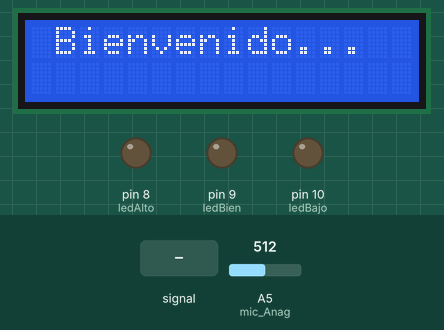
Simulated run of this sketch. Board: Arduino Uno, built with avr-gcc and run on an emulated ATmega328P. Shown: 16×2 character LCD, output pins drawn as LEDs (lit = HIGH). The inputs (shaded band) are chosen by the test bench; at power-on: A5 (mic_Anag) = 512. What the sketch prints to the serial monitor is not drawn.

Above: at 0.1 s.
At 2.1 s:
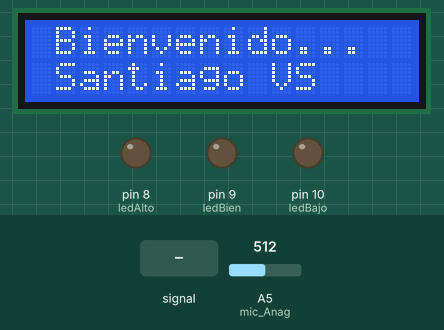
5.7 s: A5 (mic_Anag) fed a 200 Hz sine of ±81 counts around its level
7.8 s: A5 (mic_Anag) set to 716
At 9.3 s:
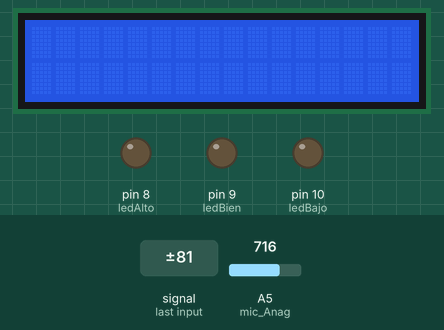
Timing chart, 0 to 16.8 s (numbered marks = the images above; inputs shaded):
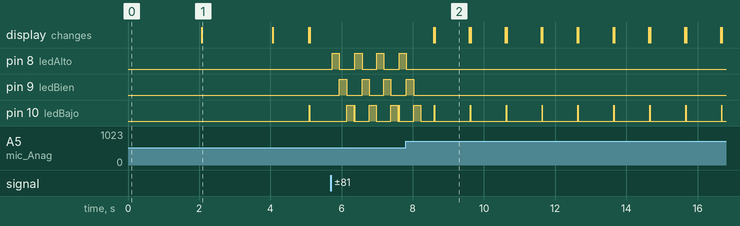

The sketch:

PruebaFuncional_Afinador.ino
```cpp
#define Eta 82.41
#define A 110.00
#define D 146.83
#define G 196.00
#define B 246.94
#define Era 329.63

#include <FreqMeasure.h> //Importar libreria para detectar frecuencias
/***/
#include <LiquidCrystal.h>    // importa libreria

//Conexion LCD
LiquidCrystal lcd(7, 6, 5, 4, 3, 2);  //Arduino// pines LCD RS, E, D4, D5, D6, D7 de modulo 1602A

float Hz = 0;

const int pinMicrophone = 13;
int mic_Anag = A5;
int Valor_Micro1 = 0;
int Valor_Micro2 = 0;
int count = 1;
int ledAlto = 8;
int ledBien = 9;
int ledBajo = 10;
String afinador;
int p1 = 0; //Se define la posicion para mostrar el LCD

float frecuencia = 0;
int count1 = 0;

void setup() {


  pinMode(pinMicrophone, INPUT);
  pinMode(ledAlto, OUTPUT);
  pinMode(ledBien, OUTPUT);
  pinMode(ledBajo, OUTPUT);

  lcd.begin(16, 2);//No.Columnas y Filas


  lcd.print(" Bienvenido...");
  lcd.setCursor(0, 1);
  delay(2000);

  lcd.print(" Santiago VS");
  lcd.setCursor(0, 2);
  delay(2000);

  lcd.clear();
 Serial.begin (9600);//Mostrar en monitor

  FreqMeasure.begin();
  //Muestra las ondas de sondio y acciona un Led


}

void loop() {

Valor_Micro1 = analogRead(mic_Anag);
  Serial.println (Valor_Micro1);
  delay(1);
  Valor_Micro2 = analogRead(mic_Anag);
  Serial.println (Valor_Micro2);
  delay(1);

  if (Valor_Micro2 - Valor_Micro1 > 1) {
    digitalWrite(ledAlto, HIGH);
    delay(200);
    digitalWrite(ledAlto, LOW);
  } if (Valor_Micro2 - Valor_Micro1 > 1){
    digitalWrite(ledBien, HIGH);
    delay(200);
    digitalWrite(ledBien, LOW);
  }if (Valor_Micro2 - Valor_Micro1 > 1){
    digitalWrite(ledBajo, HIGH);
    delay(200);
    digitalWrite(ledBajo, LOW);
  }


  count1 = count1 +1;
  if(count1 > 30){
  if (FreqMeasure.available()) {
    Hz = Hz + FreqMeasure.read();
    frecuencia = FreqMeasure.countToFrequency(Hz / count);

    //Afinar E.Sexta


      if (frecuencia < (163 - 2)) {
        lcd.print("E.sexta ");
        lcd.setCursor(7, 1);
        delay(10);
        lcd.print(Valor_Micro1);
         lcd.setCursor(0, 2);
        lcd.print("Bajo");
        lcd.setCursor(7, 2);
        delay(10);
         lcd.clear();

        digitalWrite(ledAlto, LOW);
        digitalWrite(ledBien, LOW);
        digitalWrite(ledBajo, HIGH);
        delay(10);
       digitalWrite(ledBajo, LOW);


       // lcd.print(frecuencia);
      }
      if (frecuencia <= (82.40 + 1) && frecuencia >= (163.37 - 1)) {
        lcd.print("E.sexta ");
        lcd.setCursor(7, 1);
        delay(10);
        lcd.print(Valor_Micro1);
         lcd.setCursor(3, 2);
        lcd.print("Afinada ");
        lcd.setCursor(7, 2);
        delay(10);
         lcd.clear();

        digitalWrite(ledAlto, LOW);
        digitalWrite(ledBien, HIGH);
        delay(10);
       digitalWrite(ledBien, LOW);
        digitalWrite(ledBajo, LOW);


      }
      if (frecuencia > (100) && frecuencia < (182)) {
         lcd.print("E.sexta ");
        lcd.setCursor(7, 1);
        delay(10);
        lcd.print(Valor_Micro1);
         lcd.setCursor(0, 2);
        lcd.print("Alto ");
        lcd.setCursor(4, 2);
        delay(10);
        lcd.clear();

        digitalWrite(ledAlto, HIGH);
        delay(10);
       digitalWrite(ledAlto, LOW);
        digitalWrite(ledBien, LOW);
        digitalWrite(ledBajo, LOW);

      }
    }
    //Afinar A.Quinta

  }
}
```

Measured:
- after the input at 5.7 s, pin 8 (ledAlto): alternates HIGH for 0.20 s and LOW for 0.44 s, starting at once; pin 9 (ledBien): alternates HIGH for 0.20 s and LOW for 0.42 s, starting after 0.24 s
- after the input at 7.8 s, pin 8 (ledAlto): goes on until 7.8 s, then stays LOW; pin 9 (ledBien): goes on until 8.0 s, then stays LOW; the display: first changes after 0.78 s (image 2 shows a later state)
- what the display in image 1 shows lasts 2.0 s, from 2.1 s to 4.1 s
- what the display in image 2 shows lasts 1.0 s, from 8.6 s to 9.6 s
